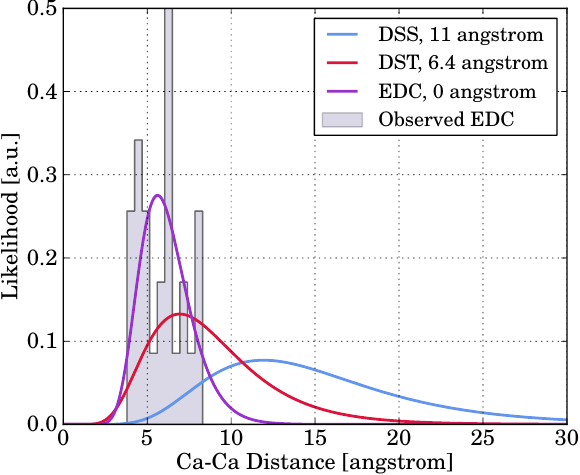

The script that saved this image:
import numpy
import pylab
import os

def lognormal(x, m, s):
    return 1.0/(x * numpy.sqrt(2.0 * numpy.pi * s**2.0)) * \
           numpy.exp( - (numpy.log(x) - m )**2.0 / (2 * s**2.0 ))

x = numpy.arange(0.01, 45.0, 0.01)

pylab.figure(figsize=(7,5))


sigma = 0.4
median = 14.0
mu = numpy.log(median)

dss = lognormal(x, mu, sigma)

sigma = 0.4
median = 6.4 / 11.0 * 14.0
mu = numpy.log(median)

dst = lognormal(x, mu, sigma)

sigma = 0.25
median = 4.7 / 11.0 * 14.0
mu = numpy.log(median)

edc = lognormal(x, mu, sigma)
#dss = dss /max(dss)
#dst = dst /max(dst)



data = numpy.array([[31 , 27 , 6.1 ,0.15],
                    [31 , 34 , 6.2 ,0.14],
                    [33 , 34 , 3.8 ,0.2 ],
                    [36 , 34 , 6.6 ,0.12],
                    [90 , 88 , 6.2 ,0.14],
                    [125, 107, 5.3 ,0.19],
                    [6  , 40 , 4.5 ,0.21],
                    [20 , 16 , 5.9 ,0.16],
                    [20 , 26 , 7.4 ,0.09],
                    [33 , 16 , 7   ,0.1 ],
                    [46 , 44 , 6.2 ,0.14],
                    [47 , 44 , 5.1 ,0.2 ],
                    [47 , 62 , 7.3 ,0.09],
                    [49 , 40 , 8.2 ,0.06],
                    [49 , 44 , 8.3 ,0.06],
                    [49 , 62 , 4.4 ,0.21],
                    [78 , 70 , 6.1 ,0.15],
                    [78 , 72 , 4.5 ,0.21],
                    [78 , 77 , 3.8 ,0.2 ],
                    [80 , 68 , 6.2 ,0.14],
                    [80 , 70 , 4.2 ,0.21],
                    [84 , 67 , 8.3 ,0.06],
                    [84 , 86 , 6   ,0.15],
                    [90 , 86 , 5   ,0.2 ],
                    [90 , 103, 4.6 ,0.21],
                    [121, 13 , 4.9 ,0.2 ]])

dist = data[:,2]


size = 6.5
ratio = 0.8
fig = pylab.figure(figsize=[size, size * ratio])
ax = fig.add_subplot(111)


pylab.hist(dist, normed=1, histtype='stepfilled', color = 'DarkSlateBlue', alpha=0.2, label="Observed EDC")
pylab.hist(dist, normed=1, histtype='step', color = 'DimGray')


#pylab.hist(dist, normed=1, label="Observed EDC")


pylab.plot(x, dss, label = r"DSS, 11 angstrom",  linestyle = "-", linewidth = 2, color='CornflowerBlue')
pylab.plot(x, dst, label = r"DST, 6.4 angstrom", linestyle = "-", linewidth = 2, color='Crimson')
pylab.plot(x, edc, label = r"EDC, 0 angstrom" , linestyle = "-", linewidth = 2, color='DarkOrchid')


pylab.rc('text', usetex=True)
pylab.rc('font', family='serif')



pylab.xlim([0.0, 30.0])
pylab.ylim([0.0, 0.5])
pylab.grid(True)

pylab.legend()
pylab.xlabel(r"$\mathrm{Ca-Ca\ Distance\ [angstrom]}$", fontsize=16)
pylab.ylabel(r"$\mathrm{Likelihood\ [a.u.]}$", fontsize=16)

ticks = [r"$%i$" % (k) for k in range(0,35,5)]

print ticks


pylab.xticks(range(0,35,5)  ,[r"$%i$" % (k) for k in range(0,35,5)], fontsize=16)
pylab.yticks(numpy.arange(0,0.6,0.1)  ,[r"$%3.1f$" % (k) for k in numpy.arange(0.0,0.6,0.1)], fontsize=16)

filename = "lognormal"
pylab.savefig(filename + "png")
pylab.savefig(filename)
os.system("pdfcrop " + filename + ".pdf " + filename + ".pdf > /dev/null")



